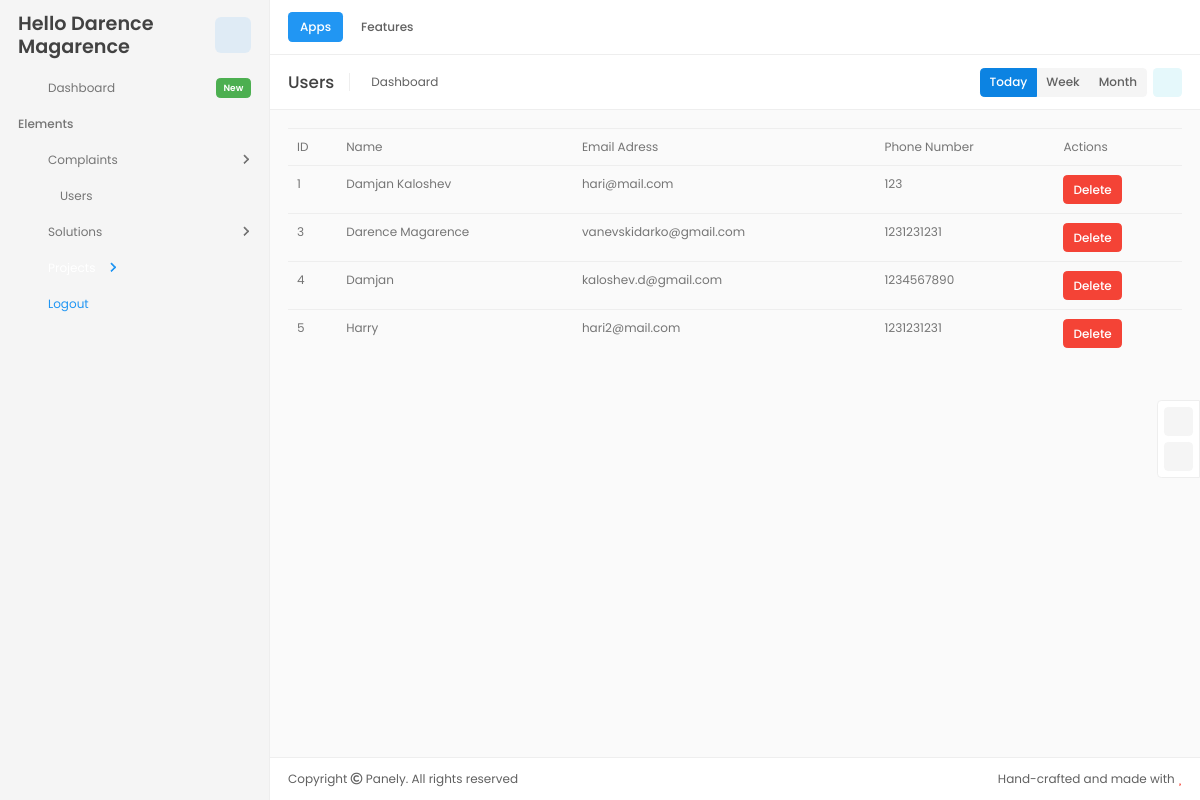
The app's page /users.php (signed in) with its own data.
### tables this page shows
CREATE TABLE `users`  (
  `id` int NOT NULL AUTO_INCREMENT,
  `firstname` varchar(255) NOT NULL,
  `lastname` varchar(255) NULL DEFAULT NULL,
  `email` varchar(255) NOT NULL,
  `password` varchar(255) NOT NULL,
  `mobilenumber` int NULL DEFAULT NULL,
  `token` varchar(255) NULL DEFAULT NULL,
  `is_active` varchar(255) NULL DEFAULT NULL,
  `date_time` datetime NULL DEFAULT NULL,
  `isAdmin` varchar(255) NULL DEFAULT '0',
  PRIMARY KEY (`id`) USING BTREE,
  INDEX `id`(`id`, `firstname`) USING BTREE,
  INDEX `name`(`firstname`) USING BTREE
);

### users.php (the view, shortened to what this page needs)
<?php
require('./config/database.php');
$sql = "SELECT * From users";
$query = mysqli_query($conn, $sql);
?>
<!DOCTYPE html>
<html lang="en" dir="ltr">
<head>
	<link href="assets/build/styles/ltr-core.css" rel="stylesheet">
	<link href="assets/build/styles/ltr-vendor.css" rel="stylesheet">
</head>
<body class="theme-light preload-active aside-active aside-mobile-minimized aside-desktop-maximized" id="fullscreen">
	<div class="holder">
        <?php include 'aside_header.php'; ?>
		<div class="wrapper">
            <?php require('header.php'); ?>
			<div class="content ">
				<div class="container-fluid">
                <table class="table">
                    <thead>
                        <tr>
                            <td>ID</td>
                            <td>Name</td>
							<td>Email Adress</td>
                            <td>Phone Number</td>
                            <td>Actions</td>
                        </tr>
                    </thead>
                    <tbody>
                        <?php
                    while($row = mysqli_fetch_array($query)){
                    echo "<tr>";
                    echo "<td>".$row['id']."</td>";
                    echo "<td>".$row['firstname']."</td>";
                    echo "<td>".$row['email']."</td>";
                    echo "<td>".$row['mobilenumber']."</td>";
                    echo '<td> <button class="btn btn-danger user_id" id='.$row['id'].' >Delete</button> </td>'
				;}
                    echo "</tr>";
                    ?>
                    </tbody>
                </table>
				</div>
			</div>
			<?php require ('footer.php'); ?>
		</div>
	<div class="float-btn float-btn-right">
		<button class="btn btn-flat-primary btn-icon mb-2" id="theme-toggle" data-toggle="tooltip" data-placement="right" title="Change theme">
			<i class="fa fa-moon"></i>
		</button>
		<a href="../rtl/index.html" class="btn btn-flat-primary btn-icon" data-toggle="tooltip" data-placement="right" title="Switch to RTL">
			<i class="fa fa-sync"></i>
		</a>
	</div>
</body>
</html>

### records on screen
users: id "1", firstname "Damjan Kaloshev", email "hari@mail.com", mobilenumber "123"
users: id "3", firstname "Darence Magarence", email "vanevskidarko@gmail.com", mobilenumber "1231231231"
users: id "4", firstname "Damjan", email "kaloshev.d@gmail.com", mobilenumber "1234567890"
users: id "5", firstname "Harry", email "hari2@mail.com", mobilenumber "1231231231"

### other values on screen
$_SESSION['firstname'] "Darence Magarence"
$panel "Users"
